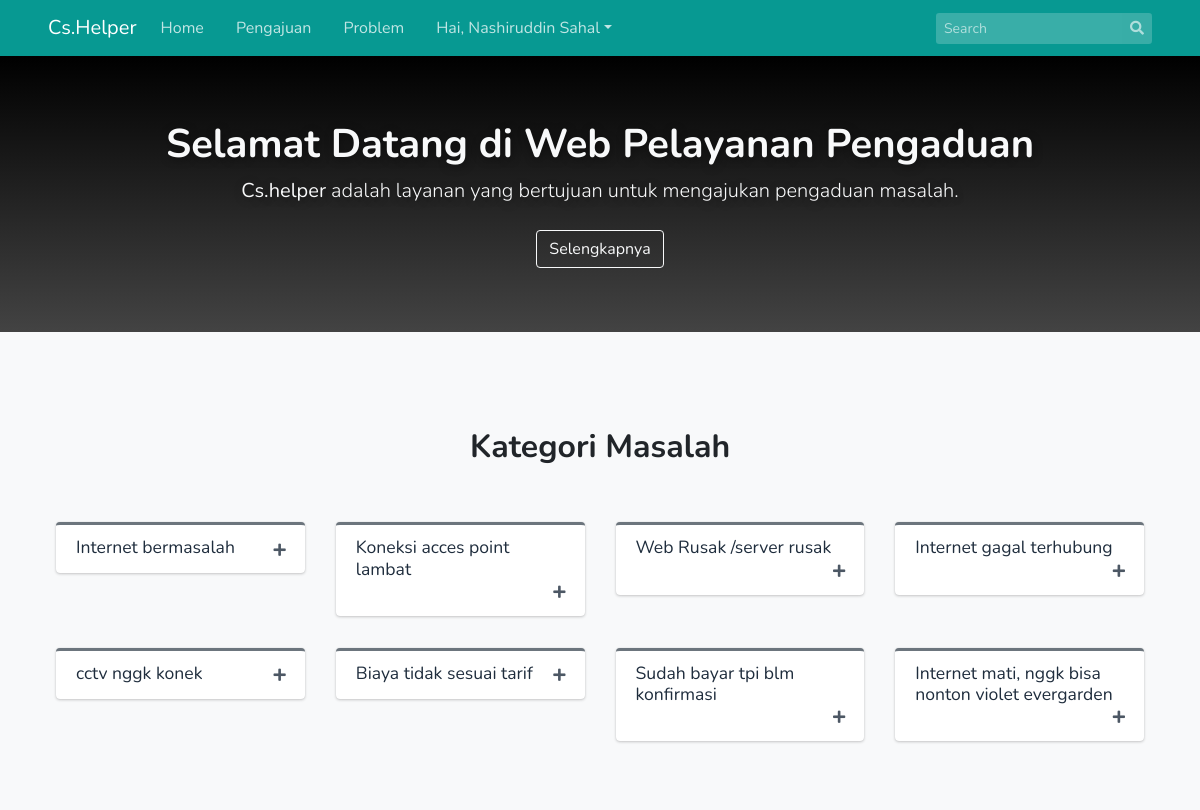
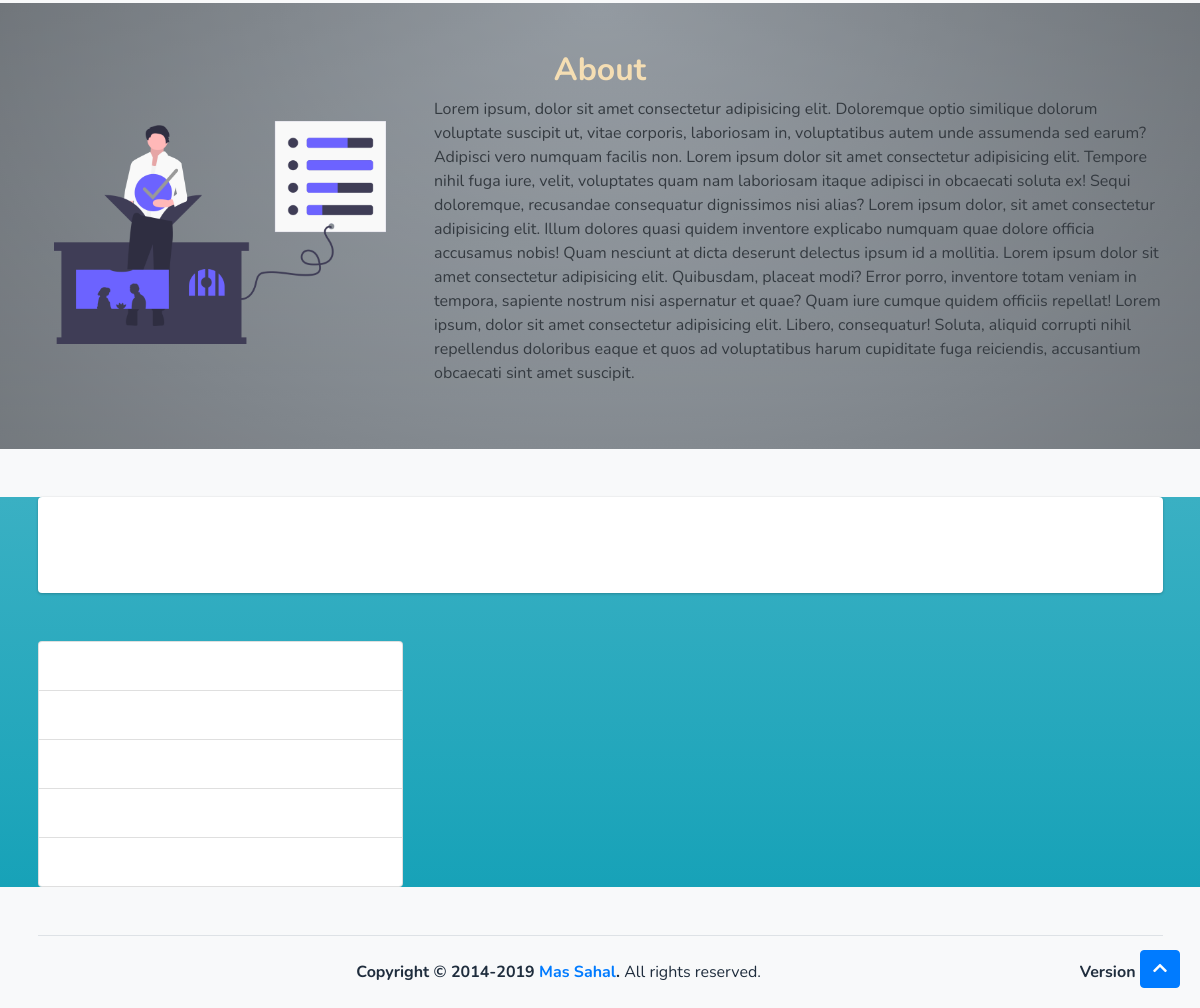
The page /user/pengajuan.php (signed in) on the database its author committed (2 pictures, top to bottom).
### tables this page shows
CREATE TABLE `tb_akun` (
  `id_akun` int(11) NOT NULL,
  `username_akun` varchar(100) NOT NULL,
  `email_akun` varchar(100) NOT NULL,
  `telepon_akun` int(25) NOT NULL,
  `password_akun` varchar(100) NOT NULL,
  `alamat_akun` text NOT NULL,
  `status_akun` varchar(50) NOT NULL DEFAULT 'Tidak Aktif',
  `akses_akun` varchar(50) NOT NULL,
  `registrasi_akun` date NOT NULL,
  `motto_akun` text NOT NULL,
  `foto_akun` varchar(100) NOT NULL DEFAULT 'user.png'
);

CREATE TABLE `tb_kategori` (
  `id_kategori` int(11) NOT NULL,
  `kategori` varchar(100) NOT NULL,
  `subjek_kategori` text NOT NULL
);

### user/pengajuan.php (the view, shortened to what this page needs)
<?php
include('../koneksi.php');
?>
<!DOCTYPE html>
<html>
<head>
    <link rel="stylesheet" href="../admin/sweetalert2.min.css">
    <link rel="stylesheet" href="assets/style.css">
    <link rel="stylesheet" href="../admin/plugins/fontawesome-free/css/all.min.css">
    <link rel="stylesheet" href="../admin/https://code.ionicframework.com/ionicons/2.0.1/css/ionicons.min.css">
    <link rel="stylesheet" href="../admin/plugins/sweetalert2-theme-bootstrap-4/bootstrap-4.min.css">
    <link rel="stylesheet" href="../admin/plugins/toastr/toastr.min.css">
    <link rel="stylesheet" href="../admin/plugins/tempusdominus-bootstrap-4/css/tempusdominus-bootstrap-4.min.css">
    <link rel="stylesheet" href="../admin/plugins/icheck-bootstrap/icheck-bootstrap.min.css">
    <link rel="stylesheet" href="../admin/plugins/datatables-bs4/css/dataTables.bootstrap4.css">
    <link rel="stylesheet" href="../admin/dist/css/adminlte.min.css">
    <link rel="stylesheet" href="../admin/dist/css/style.css">
    <link rel="stylesheet" href="../admin/plugins/overlayScrollbars/css/OverlayScrollbars.min.css">
    <link rel="stylesheet" href="../admin/plugins/daterangepicker/daterangepicker.css">
    <link rel="stylesheet" href="../admin/plugins/summernote/summernote-bs4.css">
</head>
<body class="hold-transition sidebar-mini layout-fixed bg-light">
    <?php include('layouts/header.php'); ?>
    <div class="wrapper">
        <div class="jumbotron jumbotron-fluid text-light mb-0">
            <div class="container">
                <div class="row">
                    <div class="col text-center">
                        <h1 style="font-family: 'Nunito', sans-serif;"><b>Selamat Datang di Web Pelayanan Pengaduan</b></h1>
                        <p class="lead"><b>Cs.helper</b> adalah layanan yang bertujuan untuk mengajukan pengaduan masalah.</p>
                        <a href="#about" class="btn btn-outline-light btn-md mt-2">Selengkapnya</a>
                    </div>
                </div>
            </div>
        </div>
    </div>
    <div class="wrapper">
        <div class="container-fluid p-5">
            <div class="text-body my-5">
                <h2 class="font-weight-bold text-center">Kategori Masalah</h2>
            </div>
            <div class="row">
                <?php
                $sql = mysqli_query($koneksi, "SELECT * FROM tb_kategori");
                while ($data = mysqli_fetch_assoc($sql)) {
                ?>
                    <div class="col-lg-3 col-md-4 col-sm-6 rounded">
                        <div class="card card-outline card-secondary hover mb-4 m-2 collapsed-card">
                            <div class="card-header">
                                <h5 class="card-title"><?= $data['kategori']; ?></h5>
                                <div class="card-tools">
                                    <button type="button" class="btn btn-tool" data-card-widget="collapse">
                                        <i class="fas fa-plus"></i>
                                    </button>
                                </div>
                            </div>
                        </div>
                    </div>
                <?php } ?>
            </div>
        </div>
    </div>
    <div class="wrapper" style="background-color:#adb5bd" id="about">
        <div class="container py-5">
            <h1 class="h2 font-weight-bold text-center mb-4x">About</h1>
            <div class="row">
                <div class="col-lg-4 col-md-4 col-sm-12 p-4">
                    <img src="img/cs.png" alt="" class="responsive" width="100%">
                </div>
                <div class="col-lg-8 col-md-8 col-sm-12 pl-4">
                    <p class="text-dark">Lorem ipsum, dolor sit amet consectetur adipisicing elit. Doloremque optio similique dolorum voluptate suscipit ut, vitae corporis, laboriosam in, voluptatibus autem unde assumenda sed earum? Adipisci vero numquam facilis non.
                        Lorem ipsum dolor sit amet consectetur adipisicing elit. Tempore nihil fuga iure, velit, voluptates quam nam laboriosam itaque adipisci in obcaecati soluta ex! Sequi doloremque, recusandae consequatur dignissimos nisi alias?
                        Lorem ipsum dolor, sit amet consectetur adipisicing elit. Illum dolores quasi quidem inventore explicabo numquam quae dolore officia accusamus nobis! Quam nesciunt at dicta deserunt delectus ipsum id a mollitia.
                        Lorem ipsum dolor sit amet consectetur adipisicing elit. Quibusdam, placeat modi? Error porro, inventore totam veniam in tempora, sapiente nostrum nisi aspernatur et quae? Quam iure cumque quidem officiis repellat!
                        Lorem ipsum, dolor sit amet consectetur adipisicing elit. Libero, consequatur! Soluta, aliquid corrupti nihil repellendus doloribus eaque et quos ad voluptatibus harum cupiditate fuga reiciendis, accusantium obcaecati sint amet suscipit.
                    </p>
                </div>
            </div>
        </div>
    </div>
    <div class="wrapper bg-gradient-cyan">
        <div class="container">
            <div class="card my-5 p-5">
            </div>
            <div class="row">
                <div class="col-4">
                    <ul class="list-group">
                        <li class="list-group-item">A</li>
                        <li class="list-group-item">A</li>
                        <li class="list-group-item">A</li>
                        <li class="list-group-item">A</li>
                        <li class="list-group-item">A</li>
                    </ul>
                </div>
                <div class="col-8">
                </div>
            </div>
        </div>
    </div>
    <a id="back-to-top" href="#" class="btn btn-primary back-to-top" role="button" aria-label="Scroll to top">
        <i class="fas fa-chevron-up text-white"></i>
    </a>
    <div class="wrapper">
        <div class="container">
            <footer class="py-4 text-center border-top mt-5">
                <strong>Copyright &copy; 2014-2019 <a href="http://massahalofficial.site">Mas Sahal</a>.</strong>
                All rights reserved.
                <div class="float-right d-sm-inline-block">
                    <b>Version</b> 1.0
                </div>
            </footer>
        </div>
    </div>
</body>
</html>

### user/layouts/header.php (shortened to what this page needs)
<?php
    $id_profile = $_SESSION['akun']['id_akun'];
    $sql = mysqli_query($koneksi, "SELECT * FROM tb_akun WHERE id_akun='$id_profile'");
    $data = mysqli_fetch_assoc($sql);
?>
<header>
    <nav class="navbar navbar-expand-sm navbar-dark px-5" style="background-color: #079992;">
        <a class="navbar-brand" href="index.php">Cs.Helper</a>
        <div class="collapse navbar-collapse" id="collapsibleNavId">
            <ul class="navbar-nav mr-auto mt-2 mt-lg-0">
                <li class="nav-item">
                    <a class="nav-link" href="index.php">Home</a>
                </li>
                <li class="nav-item">
                    <a class="nav-link" href="pengajuan.php">Pengajuan</a>
                </li>
                <li class="nav-item">
                    <a class="nav-link" href="problem.php">Problem</a>
                </li>
                    <?php
                    if (!isset($_SESSION['akun'])){ ?>
                        <li class="nav-item">
                            <a class="nav-link" href="../index.php">Login</a>
                        </li>
                    <?php }else{ ?>
                        <li class="nav-item dropdown">
                            <a class="nav-link dropdown-toggle" href="#" id="dropdownId" data-toggle="dropdown" aria-haspopup="true" aria-expanded="false">Hai, <?=$data['username_akun'];?></a>
                        </li>
                    <?php } ?>
            </ul>
            <form class="form-inline ml-3" method="get">
                <div class="input-group input-group-sm">
                    <input class="form-control form-control-navbar" type="search" name="search" placeholder="Search" aria-label="Search">
                    <div class="input-group-append">
                        <button class="btn btn-navbar" type="submit">
                        <i class="fas fa-search"></i>
                        </button>
                    </div>
                    </div>
                </form>
        </div>
    </nav>
</header>

### user/assets/style.css (style rules this page uses)
* { font-family: 'Nunito', sans-serif; }
.hover { background-color: #f8f9fa; }
.jumbotron-fluid { background-image: linear-gradient(to top, #434343 0%, black 100%); color: (105, 36, 36); }
.jumbotron-fluid h1, .jumbotron-fluid p { text-shadow: 1px 2px 10px rgba(0, 0, 0, 0.4); }
.card { border-radius: 0px; -webkit-border-radius: 0px; -moz-border-radius: 0px; -ms-border-radius: 0px; -o-border-radius: 0px; }
#about { background: linear-gradient(to top, rgba(255,255,255,0.15) 0%, rgba(0,0,0,0.15) 100%), radial-gradient(at top center, rgba(255,255,255,0.40) 0%, rgba(0,0,0,0.40) 120%) #989898; background-blend-mode: multiply,multiply; }
#about .container { color:wheat; }

### rows shown on the page
tb_akun: username_akun "Nashiruddin Sahal"
tb_kategori: kategori "Internet bermasalah"
tb_kategori: kategori "Koneksi acces point lambat"
tb_kategori: kategori "Web Rusak /server rusak"
tb_kategori: kategori "Internet gagal terhubung"
tb_kategori: kategori "cctv nggk konek"
tb_kategori: kategori "Biaya tidak sesuai tarif"
tb_kategori: kategori "Sudah bayar tpi blm konfirmasi"
tb_kategori: kategori "Internet mati, nggk bisa nonton violet evergarden"
